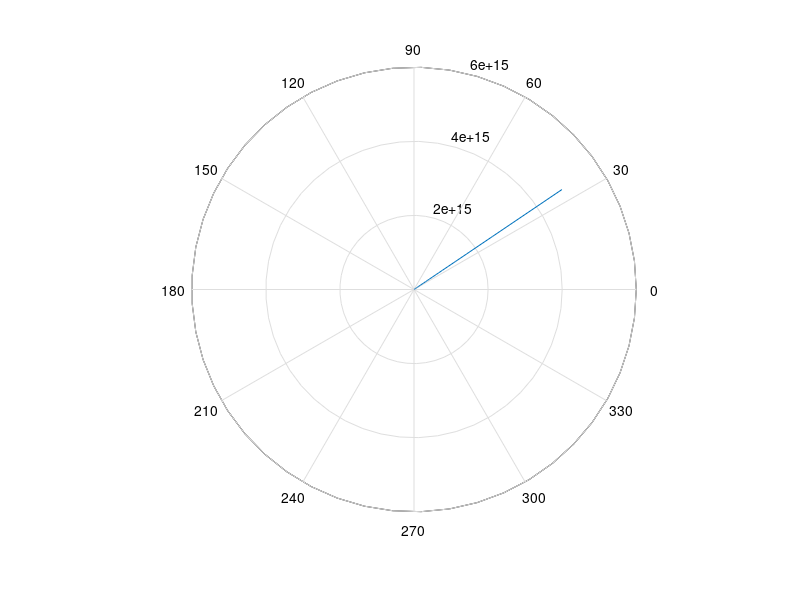

Source code (MATLAB): (Note: this script raises an error after producing the figure.)
function [phi, r] = call_sphere_ode()
%UNTITLED4 Summary of this function goes here
%   Detailed explanation goes here
    span = [0 1]; %angle Interval
    r0 = 1;
    [phi,r] = ode45(@dstate, span, r0);
    polar(phi,r)
    print_coord(phi,r)
    
    function n = funcN(r)
        mu = 0.5;
        sigma = 1/4;
        n = 1 + mu * exp(-sigma * (r-1));
    end
    
    function dydt = dstate(phi,r)
        epsilon = 0.454 * funcN(0) * r0;
        dydt = sqrt((funcN(r)*r^2/epsilon)^2 - r^2);
    end

    function [] = print_coord(phi, r)
        scopy = '';
        for m = 1:size(phi)
           fprintf('(%2.5f, %2.5f) ', (r(m)*cos(phi(m)+pi/2)),(r(m)*sin(phi(m)+pi/2))); 
           scopy = strcat(scopy, sprintf('(%2.5f,%2.5f) ', (r(m)*cos(phi(m)+pi/2)), (r(m)*sin(phi(m)+pi/2))));
        end
        clipboard('copy', scopy);
        fprintf('\n0');
    end
end